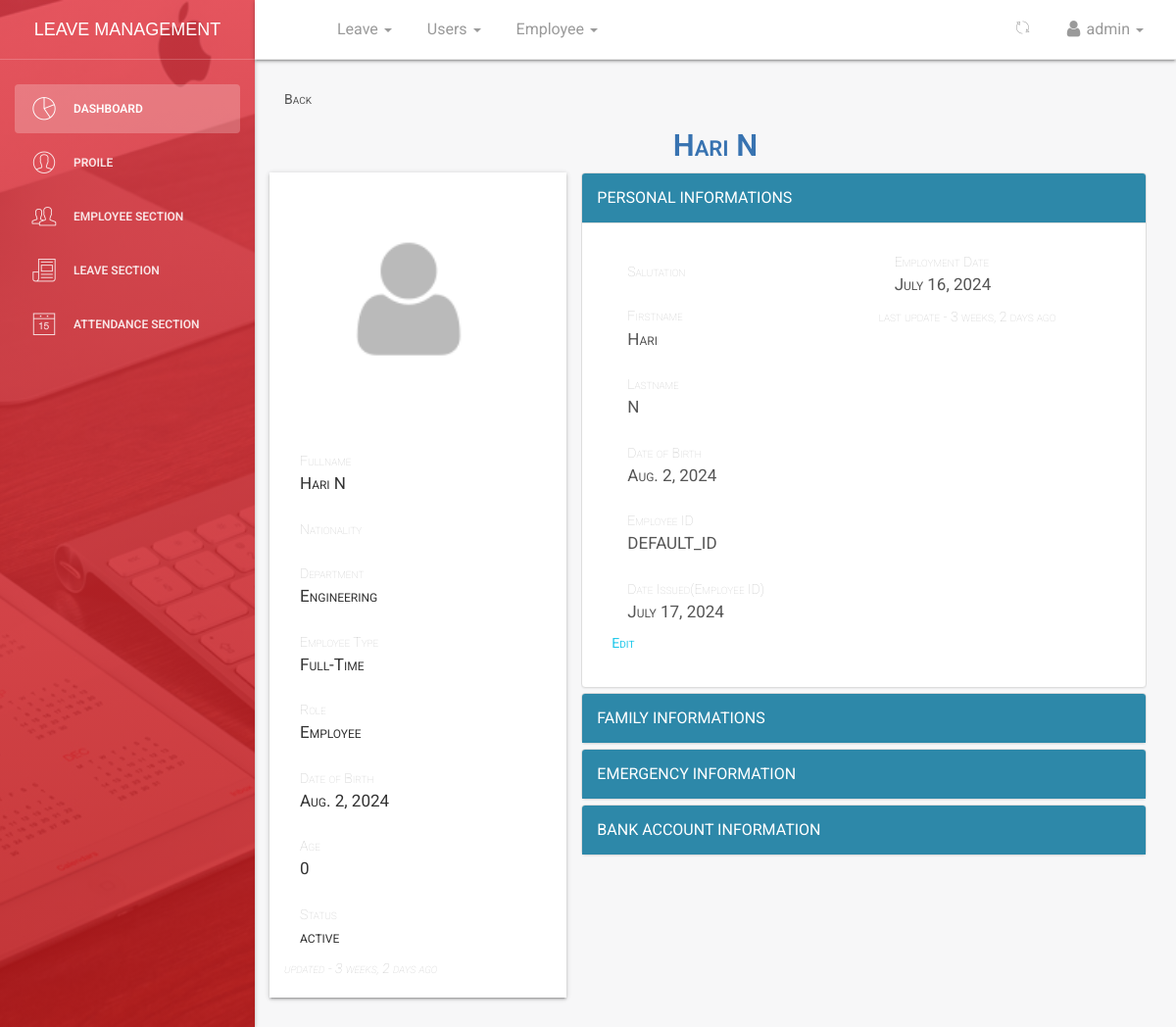
The page /dashboard/employee/profile/50/ (signed in) on the database its author committed.
### employee/models.py (models this page shows, shortened)
class Employee(models.Model):
    MALE = 'male'
    FEMALE = 'female'
    OTHER = 'other'
    NOT_KNOWN = 'Not Known'
    GENDER = (
        (MALE, 'Male'),
        (FEMALE, 'Female'),
        (OTHER, 'Other'),
        (NOT_KNOWN, 'Not Known'),
    )
    MR = 'Mr'
    MRS = 'Mrs'
    MSS = 'Mss'
    DR = 'Dr'
    SIR = 'Sir'
    MADAM = 'Madam'
    TITLE = (
        (MR, 'Mr'),
        (MRS, 'Mrs'),
        (MSS, 'Mss'),
        (DR, 'Dr'),
        (SIR, 'Sir'),
        (MADAM, 'Madam'),
    )
    FULL_TIME = 'Full-Time'
    PART_TIME = 'Part-Time'
    CONTRACT = 'Contract'
    INTERN = 'Intern'
    EMPLOYEETYPE = (
        (FULL_TIME, 'Full-Time'),
        (PART_TIME, 'Part-Time'),
        (CONTRACT, 'Contract'),
        (INTERN, 'Intern'),
    )
    user = models.ForeignKey(User, on_delete=models.CASCADE, default=1)
    image = models.FileField(_('Profile Image'), upload_to='profiles', default='default.png', blank=True, null=True, help_text='Upload image size less than 2.0MB')
    firstname = models.CharField(_('Firstname'), max_length=125)
    lastname = models.CharField(_('Lastname'), max_length=125)
    othername = models.CharField(_('Othername (optional)'), max_length=125, null=True, blank=True)
    birthday = models.DateField(_('Birthday'), default=datetime.date.today)
    department = models.ForeignKey(Department, verbose_name=_('Department'), on_delete=models.SET_NULL, null=True, default=None)
    role = models.ForeignKey(Role, verbose_name=_('Role'), on_delete=models.SET_NULL, null=True, default=None)
    startdate = models.DateField(_('Employement Date'), default=timezone.now, help_text='date of employment')
    employeetype = models.CharField(_('Employee Type'), max_length=15, default=FULL_TIME, choices=EMPLOYEETYPE)
    employeeid = models.CharField(_('Employee ID Number'), max_length=10, null=True, blank=True)
    dateissued = models.DateField(_('Date Issued'), default=timezone.now)
    is_blocked = models.BooleanField(_('Is Blocked'), default=False)
    is_deleted = models.BooleanField(_('Is Deleted'), default=False)
    created = models.DateTimeField(verbose_name=_('Created'), auto_now_add=True, null=True)
    updated = models.DateTimeField(verbose_name=_('Updated'), default=timezone.now)
    objects = EmployeeManager()
    class Meta:
        verbose_name = _('Employee')
        verbose_name_plural = _('Employees')
        ordering = ['-created']
    @property
    def get_full_name(self):
        fullname = f"{self.firstname} {self.lastname}"
        if self.othername:
            fullname += f" {self.othername}"
        return fullname
    @property
    def get_age(self):
        current_year = datetime.date.today().year
        dateofbirth_year = self.birthday.year
        if dateofbirth_year:
            return current_year - dateofbirth_year
        return 0

class Department(models.Model):
    name = models.CharField(max_length=125)
    description = models.CharField(max_length=125, null=True, blank=True)
    created = models.DateTimeField(verbose_name=_('Created'), auto_now_add=True)
    updated = models.DateTimeField(verbose_name=_('Updated'), default=timezone.now)
    class Meta:
        verbose_name = _('Department')
        verbose_name_plural = _('Departments')
        ordering = ['name', 'created']
    def __str__(self):
        return self.name

class Role(models.Model):
    name = models.CharField(max_length=125)
    description = models.CharField(max_length=125, null=True, blank=True)
    created = models.DateTimeField(verbose_name=_('Created'), auto_now_add=True)
    updated = models.DateTimeField(verbose_name=_('Updated'), default=timezone.now)
    class Meta:
        verbose_name = _('Role')
        verbose_name_plural = _('Roles')
        ordering = ['name', 'created']
    def __str__(self):
        return self.name

### dashboard/views.py (the view)
# urls.py: path('employee/profile/<int:id>/', views.dashboard_employee_info, name='employeeinfo'),
def dashboard_employee_info(request, id):
    if not request.user.is_authenticated:
        return redirect('/')
    employee = get_object_or_404(Employee, id=id)
    dataset = {
        'employee': employee,
        'title': f'Profile - {employee.get_full_name()}' if callable(getattr(employee, 'get_full_name', None)) else 'Employee Profile'
    }
    return render(request, 'dashboard/employee_detail.html', dataset)

### templates/dashboard/employee_detail.html (shortened to what this page needs)
{% extends '_layout.html' %}
{% load humanize %}
 {% block navheader %}
 	{% include 'includes/navheader_employee_app.html' %}
 {% endblock %}
 {% block content %}
        <section class="content">
            <section class="container-fluid">
              <section class="row">
                <section class="col col-lg-12">
                  <span><a href="{{request.META.HTTP_REFERER|escape}}" style="color:#565656;">Back</a></span>
                </section>
              </section>
                      <section class="row">
                        <section class="col col-lg-12 col-md-12  col-sm-12">
                        </section>
                    </section>
            		<section class="row">
            			<section class="text-center">
            				<h3><span class="employee-name-title">{{ employee.get_full_name}}</span></h3>
            			</section>
            		</section>
                	<section class="row">
                	<section class="col col-lg-4 col-md-4 col-sm-12 profile-wrapper">
                    {% if employee.image %}
      						  <img src="{{ employee.image.url}}" class="img-fluid rounded-circle-image" >
                    {% else %}
                    <img src="/media/default.png" class="img-fluid rounded-circle-image" />
                    {% endif %}
        						  <section class="text-centered" style="margin-top: 3px;">
            							<ul class="list-group">
              					  		<li class="list-group-item"><span>Fullname</span> <div>{{ employee.get_full_name }}</div></li>
              					  		<li class="list-group-item"><span>Nationality</span><div> {{ employee.nationality}}</div></li>
                              <li class="list-group-item"><span>Department</span> <div>{{ employee.department}}</div></li>
                              <li class="list-group-item"><span>Employee Type</span> <div>{{ employee.employeetype}}</div></li>
                              <li class="list-group-item"><span>Role</span> <div>{{ employee.role}}</div></li>
              					  		<li class="list-group-item"><span>Date of Birth</span> <div>{{ employee.birthday}}</div></li>
                              <li class="list-group-item"><span>Age </span><div>{{ employee.get_age }}</div></li>
              					  		{% if employee.is_blocked %}
              					  		<li class="list-group-item"><span>Status</span> <div>Inactive</div></li>
              					  		{% else %}
              					  		<li class="list-group-item"><span>Status</span><div> active</div></li>
              					  		{% endif %}
                              <div>
                                <span style="font-style: italic;">updated - {{employee.updated|naturaltime}}</span>
                              </div>
            							</ul>
        						  </section>
						        </section>
              			<section class="col col-lg-8" >
                     <div class="panel-group" id="accordion" role="tablist" aria-multiselectable="true">
                        <div class="panel panel-default">
                          <div class="panel-heading" role="tab" id="headingOne">
                            <h4 class="panel-title">
                              <a role="button" data-toggle="collapse" data-parent="#accordion" href="#collapseOne" aria-expanded="true" aria-controls="collapseOne">
                                PERSONAL INFORMATIONS
                              </a>
                            </h4>
                          </div>
                          <div id="collapseOne" class="panel-collapse collapse in" role="tabpanel" aria-labelledby="headingOne">
                            <div class="panel-body">
                              <div class="container-fluid">
                                <div class="row">
                                  <div class="col col-lg-6">
                                        {% if employee %}
                                          <div class="list-group" id="list-tab" role="tablist">
                                            <a class="list-group-item list-group-item-action" id="list-home-list" data-toggle="list" href="" role="tab" aria-controls=""><span>Salutation</span> <div>{{ employee.title }}</div>
                                            </a>
                                            {% if employee.firstname %}
                                            <a class="list-group-item list-group-item-action" id="list-profile-list" data-toggle="list" href="" role="tab" aria-controls=""><span>Firstname</span> <div> {{ employee.firstname}} </div>
                                            </a>
                                            {% endif %}
                                            {% if employee.lastname %}
                                            <a class="list-group-item list-group-item-action" id="list-profile-list" data-toggle="list" href="" role="tab" aria-controls=""><span>Lastname</span> <div> {{ employee.lastname }} </div>
                                            </a>
                                            {% endif %}
                                            {% if employee.birthday %}
                                            <a class="list-group-item list-group-item-action" id="list-settings-list" data-toggle="list" href="" role="tab" aria-controls=""><span>Date of Birth</span><div>{{ employee.birthday}}</div></a>
                                            {% endif %}
                                            {% if employee.employeeid %}
                                            <a class="list-group-item list-group-item-action" id="list-settings-list" data-toggle="list" href="" role="tab" aria-controls=""><span>Employee ID</span> <div>{{ employee.employeeid }}</div></a>
                                            {% endif %}
                                            {% if employee.dateissued %}
                                            <a class="list-group-item list-group-item-action" id="list-settings-list" data-toggle="list" href="" role="tab" aria-controls=""><span>Date Issued(Employee ID)</span> <div>{{ employee.dateissued }}</div></a>
                                            {% endif %}
                                            {% if request.user.is_superuser %}
                                            <div>
                                              <span><a href="{% url 'dashboard:edit' employee.id %}">Edit</a></span>
                                            </div>
                                            {% endif %}
                                          </div>
                                        {% else %}
                                        <h4>No Information found,to add click <a href="{% url 'dashboard:familycreate' %}">here</a></h4>
                                        {% endif %}
                                  </div>
                                  <div class="col col-lg-6">
                                            {% if employee.startdate %}
                                            <a class="list-group-item list-group-item-action" id="list-settings-list" data-toggle="list" href="" role="tab" aria-controls=""><span>Employment Date</span> <div>{{ employee.startdate  }}</div></a>
                                            {% endif %}
                                           <div>
                                            <span>last update - {{employee.updated|naturaltime }}</span>
                                          </div>
                                  </div>
                                </div>
                              </div>
                            </div>
                          </div>
                        </div>
                        <div class="panel panel-default">
                          <div class="panel-heading" role="tab" id="headingTwo">
                            <h4 class="panel-title">
                              <a role="button" data-toggle="collapse" data-parent="#accordion" href="#collapseTwo" aria-expanded="true" aria-controls="collapseTwo">
                                FAMILY INFORMATIONS
                              </a>
                            </h4>
                          </div>
                        </div>
                        <div class="panel panel-default">
                          <div class="panel-heading" role="tab" id="headingThree">
                            <h4 class="panel-title">
                              <a class="collapsed" role="button" data-toggle="collapse" data-parent="#accordion" href="#collapseThree" aria-expanded="false" aria-controls="collapseThree">
                               EMERGENCY INFORMATION
                              </a>
                            </h4>
                          </div>
                        </div>
                        <div class="panel panel-default">
                          <div class="panel-heading" role="tab" id="headingFour">
                            <h4 class="panel-title">
                              <a class="collapsed" role="button" data-toggle="collapse" data-parent="#accordion" href="#collapseFour" aria-expanded="false" aria-controls="collapseFour">
                                 BANK ACCOUNT INFORMATION
                              </a>
                            </h4>
                          </div>
                        </div>
                      </div>
                		</section>
                 	</section>
            </section>
        </section>
 {% endblock %}

### templates/includes/navheader_employee_app.html (shortened to what this page needs)
 {% load static %}
 <nav class="navbar navbar-default navbar-fixed shadow">
            <div class="container-fluid">
                <div class="collapse navbar-collapse">
                    <ul class="nav navbar-nav navbar-left">
                        <li>
                            <a href="" class="dropdown-toggle" data-toggle="dropdown">
                            </a>
                        </li>
                        <li class="dropdown">
                        <a href="" class="dropdown-toggle" data-toggle="dropdown">
                                    <p>
                                        Leave
                                        <b class="caret"></b>
                                    </p>
                              </a>
                        </li>
                        {% if request.user.is_superuser and request.user.is_staff %}
                        <li class="dropdown">
                              <a href="" class="dropdown-toggle" data-toggle="dropdown">
                                    <p>
                                        Users
                                        <b class="caret"></b>
                                    </p>
                              </a>
                        </li>
                        {% endif %}
                        {% if request.user.is_superuser and request.user.is_staff %}
                        <li class="dropdown">
                              <a href="" class="dropdown-toggle" data-toggle="dropdown">
                                    <p>
                                        Employee
                                        <b class="caret"></b>
                                    </p>
                              </a>
                        </li>
                        {% endif %}
                    </ul>
                    <ul class="nav navbar-nav navbar-right">
                        <li class="dropdown">
                              <a href="" class="dropdown-toggle refresh-page" data-toggle="dropdown" title="Refresh Current Page">
                                    <i class="pe-7s-refresh-2"></i>
                              </a>
                        </li>
                        <li class="dropdown">
                              <a href="" class="dropdown-toggle" data-toggle="dropdown">
                                    <p>
                                        <i class="fa fa-user"></i> {{ request.user}}
                                        <b class="caret"></b>
                                    </p>
                              </a>
                        </li>
                    </ul>
                </div>
            </div>
        </nav>

### rows shown on the page
Employee: get_full_name "Hari N", image (placeholder picture), department "Engineering", employeetype "Full-Time", role "Employee", birthday "Aug. 2, 2024", get_age "0", updated "3 weeks, 2 days ago", firstname "Hari", lastname "N", employeeid "DEFAULT_ID", dateissued "July 17, 2024", startdate "July 16, 2024"

### other values the page prints
{{ request.user }} "admin"
